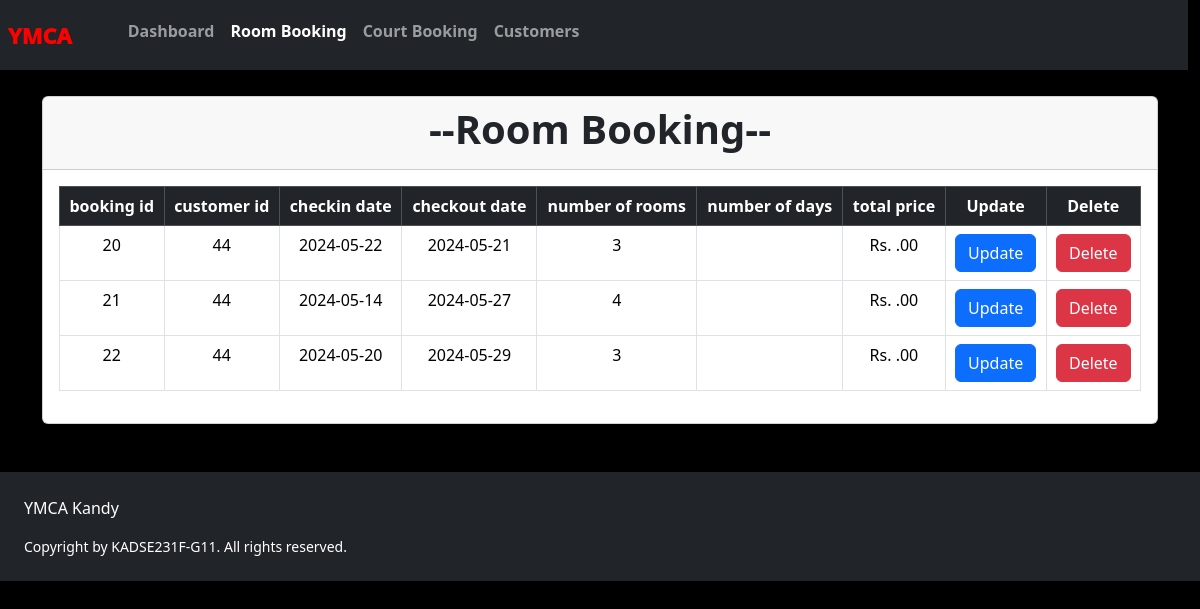
Page /roominfo.php on the earlier database version.
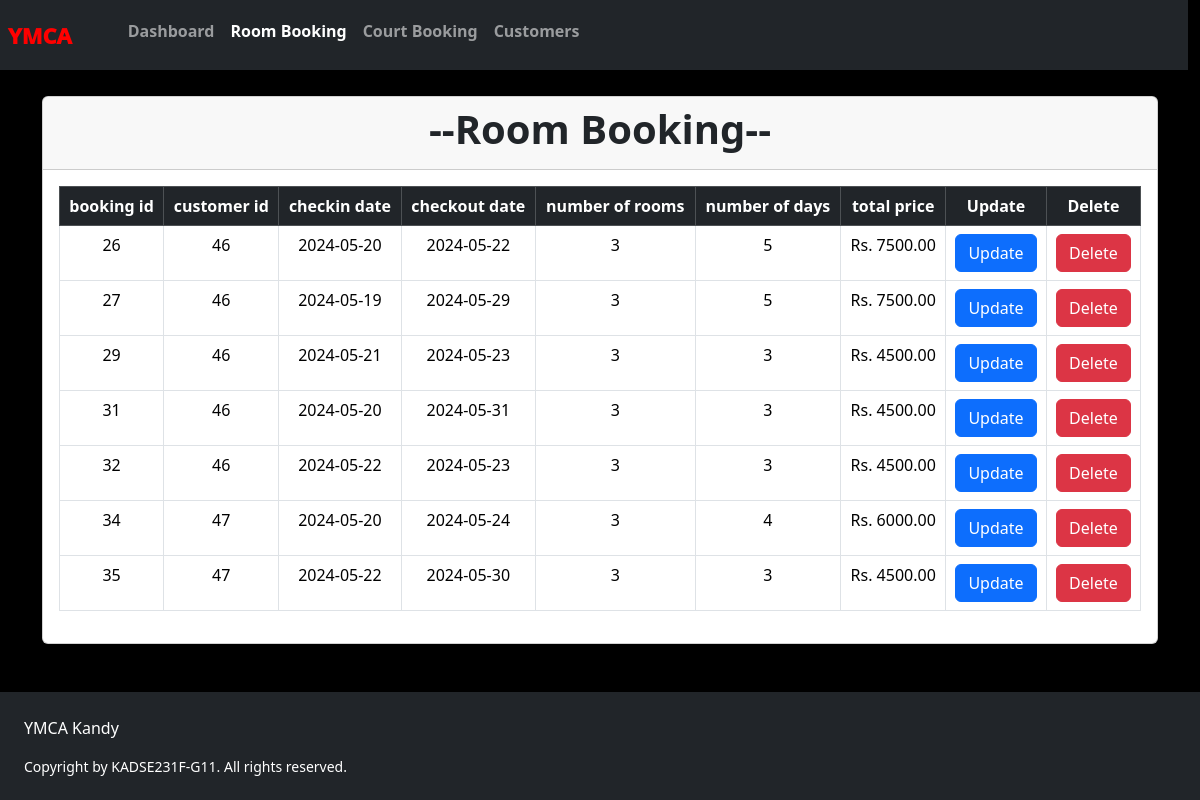
Same page on the later database version.
### tables this page shows
CREATE TABLE `room_book` (
  `rbook_id` int(11) NOT NULL,
  `cus_id` int(10) NOT NULL,
  `checkin` date NOT NULL,
  `checkout` date NOT NULL,
  `rooms` int(10) NOT NULL,
  `days` int(10) NOT NULL,
  `price` int(20) NOT NULL
);

### roominfo.php (the view, shortened to what this page needs)
<?php
    include_once('database/db_connection.php');
    $query = "SELECT * FROM room_book";
    $res = mysqli_query($con,$query);
?>
<html>
<head>
    <link rel="stylesheet" href="styles/info.css" />
    <link href="library/css/bootstrap.css" rel="stylesheet" />
</head>
<body class="bg-black">
    <div class="row nav_bar bg-dark fixed-top">
        <div class="elements col-md-9 nav">
        <nav class="navbar navbar-expand-sm navbar-dark">
            <div class="container-fluid">
            <ul class="navbar-nav fw-bold">
                <li class="nav-item" style="padding-right: 40px">
                    <a class="nav-link" id="logo" href="dashboard.php">YMCA</a>
                </li>
                <li class="nav-item">
                    <a class="nav-link" href="dashboard.php">Dashboard</a>
                </li>
                <li class="nav-item">
                    <a class="nav-link active" href="#">Room Booking</a>
                </li>
                <li class="nav-item">
                    <a class="nav-link" href="courtinfo.php">Court Booking</a>
                </li>
                <li class="nav-item">
                    <a class="nav-link" href="customerinfo.php">Customers</a>
                </li>
            </ul>
            </div>
        </nav>
        </div>
    </div>
    <div class="container mb-5">
        <div class="row mt-5">
            <div class="col">
                <div class="card mt-5">
                    <div class="card-header">
                        <h2 class="display-6 text-center fw-bolder">--Room Booking--</h2>
                    </div>
                    <div class="card-body">
                        <table class="table table-bordered text-center">
                            <tr class="table-dark">
                                <th>booking id</th>
                                <th>customer id</th>
                                <th>checkin date</th>
                                <th>checkout date</th>
                                <th>number of rooms</th>
                                <th>number of days</th>
                                <th>total price</th>
                                <th>Update</th>
                                <th>Delete</th>
                            </tr>
                            <tr>
                                <?php
                                    while($row = mysqli_fetch_assoc($res)){
                                        ?>
                                            <td><?php echo $row['rbook_id']; ?></td>
                                            <td><?php echo $row['cus_id']; ?></td>
                                            <td><?php echo $row['checkin']; ?></td>
                                            <td><?php echo $row['checkout']; ?></td>
                                            <td><?php echo $row['rooms']; ?></td>
                                            <td><?php echo $row['days']; ?></td>
                                            <td>Rs. <?php echo $row['price']; ?>.00</td>
                                            <td><a href="database/db_updateroom.php?updateid=<?php echo $row['rbook_id']; ?>" class="btn btn-primary">Update</a></td>
                                            <td><a href="database/db_deleteroom.php?deleteid=<?php echo $row['rbook_id']; ?>" class="btn btn-danger">Delete</a></td>
                                        </tr>
                                        <?php
                                    }
                                ?>
                        </table>
                    </div>
                </div>
            </div>
        </div>
    </div>
    <div class="p-4 bg-dark text-white">
        <p class="foot_head">YMCA Kandy</p>
        <small>Copyright by KADSE231F-G11. All rights reserved.</small>
    </div>
</body>
</html>

Differences in the rows shown:
removed room_book: rbook_id "20", cus "44", checkin "2024-05-22", checkout "2024-05-21", rooms "3"
removed room_book: rbook_id "21", cus "44", checkin "2024-05-14", checkout "2024-05-27", rooms "4"
removed room_book: rbook_id "22", cus "44", checkin "2024-05-20", checkout "2024-05-29", rooms "3"
added room_book: rbook_id "26", cus "46", checkin "2024-05-20", checkout "2024-05-22", rooms "3", days "5", price "7500"
added room_book: rbook_id "27", cus "46", checkin "2024-05-19", checkout "2024-05-29", rooms "3", days "5", price "7500"
added room_book: rbook_id "29", cus "46", checkin "2024-05-21", checkout "2024-05-23", rooms "3", days "3", price "4500"
added room_book: rbook_id "31", cus "46", checkin "2024-05-20", checkout "2024-05-31", rooms "3", days "3", price "4500"
added room_book: rbook_id "32", cus "46", checkin "2024-05-22", checkout "2024-05-23", rooms "3", days "3", price "4500"
added room_book: rbook_id "34", cus "47", checkin "2024-05-20", checkout "2024-05-24", rooms "3", days "4", price "6000"
added room_book: rbook_id "35", cus "47", checkin "2024-05-22", checkout "2024-05-30", rooms "3", days "3", price "4500"
